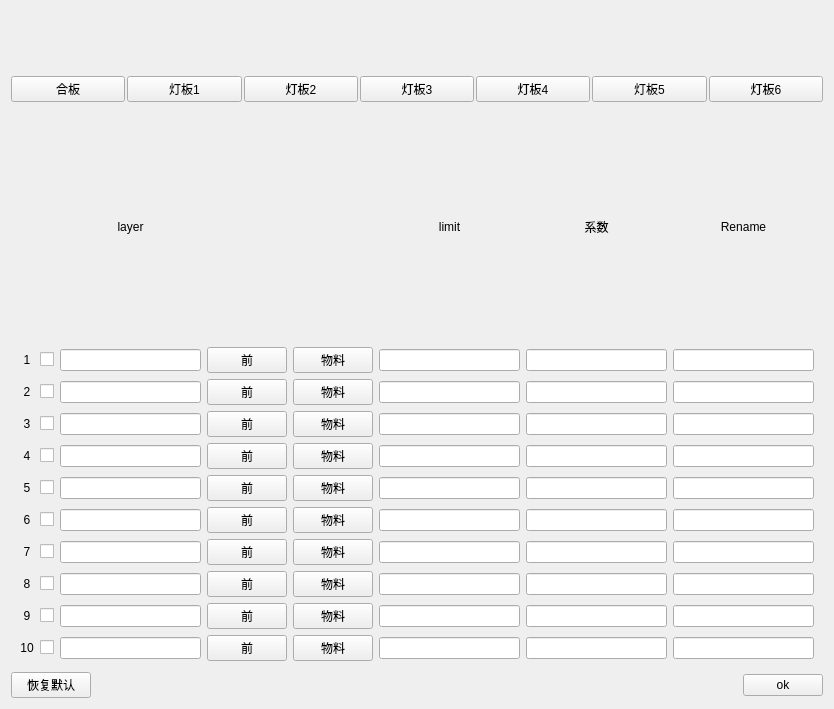
<?xml version="1.0" encoding="UTF-8"?>
<ui version="4.0">
 <class>LampBoardCfg</class>
 <widget class="QWidget" name="LampBoardCfg">
  <property name="geometry">
   <rect>
    <x>0</x>
    <y>0</y>
    <width>834</width>
    <height>709</height>
   </rect>
  </property>
  <property name="windowTitle">
   <string notr="true">Form</string>
  </property>
  <layout class="QVBoxLayout" name="verticalLayout" stretch="1,1,9,1">
   <property name="spacing">
    <number>2</number>
   </property>
   <item>
    <layout class="QHBoxLayout" name="horizontalLayout">
     <item>
      <spacer name="horizontalSpacer">
       <property name="orientation">
        <enum>Qt::Horizontal</enum>
       </property>
       <property name="sizeHint" stdset="0">
        <size>
         <width>40</width>
         <height>20</height>
        </size>
       </property>
      </spacer>
     </item>
     <item>
      <widget class="SetEditValueWidget" name="setBoardNum" native="true"/>
     </item>
     <item>
      <spacer name="horizontalSpacer_2">
       <property name="orientation">
        <enum>Qt::Horizontal</enum>
       </property>
       <property name="sizeHint" stdset="0">
        <size>
         <width>40</width>
         <height>20</height>
        </size>
       </property>
      </spacer>
     </item>
    </layout>
   </item>
   <item>
    <layout class="QHBoxLayout" name="horizontalLayout_2">
     <item>
      <widget class="QPushButton" name="pushButton_allInOne">
       <property name="text">
        <string>合板</string>
       </property>
      </widget>
     </item>
     <item>
      <widget class="QPushButton" name="pushButton">
       <property name="text">
        <string notr="true">灯板1</string>
       </property>
      </widget>
     </item>
     <item>
      <widget class="QPushButton" name="pushButton_2">
       <property name="text">
        <string notr="true">灯板2</string>
       </property>
      </widget>
     </item>
     <item>
      <widget class="QPushButton" name="pushButton_3">
       <property name="text">
        <string notr="true">灯板3</string>
       </property>
      </widget>
     </item>
     <item>
      <widget class="QPushButton" name="pushButton_4">
       <property name="text">
        <string notr="true">灯板4</string>
       </property>
      </widget>
     </item>
     <item>
      <widget class="QPushButton" name="pushButton_5">
       <property name="text">
        <string notr="true">灯板5</string>
       </property>
      </widget>
     </item>
     <item>
      <widget class="QPushButton" name="pushButton_6">
       <property name="text">
        <string notr="true">灯板6</string>
       </property>
      </widget>
     </item>
    </layout>
   </item>
   <item>
    <widget class="QWidget" name="widget_2" native="true">
     <property name="sizePolicy">
      <sizepolicy hsizetype="Preferred" vsizetype="Expanding">
       <horstretch>0</horstretch>
       <verstretch>0</verstretch>
      </sizepolicy>
     </property>
     <layout class="QGridLayout" name="gridLayout">
      <item row="10" column="1">
       <widget class="QCheckBox" name="checkBox_10">
        <property name="text">
         <string notr="true"/>
        </property>
       </widget>
      </item>
      <item row="0" column="2">
       <widget class="QLabel" name="label_layer">
        <property name="text">
         <string notr="true">layer</string>
        </property>
        <property name="alignment">
         <set>Qt::AlignCenter</set>
        </property>
       </widget>
      </item>
      <item row="0" column="5">
       <widget class="QLabel" name="label_limit">
        <property name="text">
         <string notr="true">limit</string>
        </property>
        <property name="alignment">
         <set>Qt::AlignCenter</set>
        </property>
       </widget>
      </item>
      <item row="0" column="6">
       <widget class="QLabel" name="label_coef">
        <property name="text">
         <string notr="true">系数</string>
        </property>
        <property name="alignment">
         <set>Qt::AlignCenter</set>
        </property>
       </widget>
      </item>
      <item row="0" column="7">
       <widget class="QLabel" name="label_rename">
        <property name="text">
         <string>Rename</string>
        </property>
        <property name="alignment">
         <set>Qt::AlignCenter</set>
        </property>
       </widget>
      </item>
      <item row="1" column="0">
       <widget class="QLabel" name="label">
        <property name="text">
         <string notr="true">1</string>
        </property>
        <property name="alignment">
         <set>Qt::AlignCenter</set>
        </property>
       </widget>
      </item>
      <item row="1" column="1">
       <widget class="QCheckBox" name="checkBox">
        <property name="text">
         <string notr="true"/>
        </property>
       </widget>
      </item>
      <item row="1" column="2">
       <widget class="myLineEdit" name="layerEdit">
        <property name="text">
         <string notr="true"/>
        </property>
        <property name="alignment">
         <set>Qt::AlignCenter</set>
        </property>
       </widget>
      </item>
      <item row="1" column="3">
       <widget class="QPushButton" name="viewBtn">
        <property name="text">
         <string notr="true">前</string>
        </property>
       </widget>
      </item>
      <item row="1" column="4">
       <widget class="QPushButton" name="typeBtn">
        <property name="text">
         <string notr="true">物料</string>
        </property>
       </widget>
      </item>
      <item row="1" column="5">
       <widget class="myLineEdit" name="lineEdit">
        <property name="text">
         <string notr="true"/>
        </property>
        <property name="alignment">
         <set>Qt::AlignCenter</set>
        </property>
       </widget>
      </item>
      <item row="1" column="6">
       <widget class="myLineEdit" name="coefEdit1">
        <property name="text">
         <string notr="true"/>
        </property>
        <property name="alignment">
         <set>Qt::AlignCenter</set>
        </property>
       </widget>
      </item>
      <item row="1" column="7">
       <widget class="myLineEdit" name="lineEdit_n1"/>
      </item>
      <item row="2" column="1">
       <widget class="QCheckBox" name="checkBox_2">
        <property name="text">
         <string notr="true"/>
        </property>
       </widget>
      </item>
      <item row="2" column="0">
       <widget class="QLabel" name="label_2">
        <property name="text">
         <string notr="true">2</string>
        </property>
        <property name="alignment">
         <set>Qt::AlignCenter</set>
        </property>
       </widget>
      </item>
      <item row="2" column="2">
       <widget class="myLineEdit" name="layerEdit_2">
        <property name="text">
         <string notr="true"/>
        </property>
        <property name="alignment">
         <set>Qt::AlignCenter</set>
        </property>
       </widget>
      </item>
      <item row="2" column="3">
       <widget class="QPushButton" name="viewBtn_2">
        <property name="text">
         <string notr="true">前</string>
        </property>
       </widget>
      </item>
      <item row="2" column="4">
       <widget class="QPushButton" name="typeBtn_2">
        <property name="text">
         <string notr="true">物料</string>
        </property>
       </widget>
      </item>
      <item row="2" column="7">
       <widget class="myLineEdit" name="lineEdit_n2"/>
      </item>
      <item row="2" column="5">
       <widget class="myLineEdit" name="lineEdit_2">
        <property name="text">
         <string notr="true"/>
        </property>
        <property name="alignment">
         <set>Qt::AlignCenter</set>
        </property>
       </widget>
      </item>
      <item row="6" column="4">
       <widget class="QPushButton" name="typeBtn_6">
        <property name="text">
         <string notr="true">物料</string>
        </property>
       </widget>
      </item>
      <item row="2" column="6">
       <widget class="myLineEdit" name="coefEdit2">
        <property name="text">
         <string notr="true"/>
        </property>
        <property name="alignment">
         <set>Qt::AlignCenter</set>
        </property>
       </widget>
      </item>
      <item row="3" column="1">
       <widget class="QCheckBox" name="checkBox_3">
        <property name="text">
         <string notr="true"/>
        </property>
       </widget>
      </item>
      <item row="3" column="0">
       <widget class="QLabel" name="label_3">
        <property name="text">
         <string notr="true">3</string>
        </property>
        <property name="alignment">
         <set>Qt::AlignCenter</set>
        </property>
       </widget>
      </item>
      <item row="3" column="2">
       <widget class="myLineEdit" name="layerEdit_3">
        <property name="text">
         <string notr="true"/>
        </property>
        <property name="alignment">
         <set>Qt::AlignCenter</set>
        </property>
       </widget>
      </item>
      <item row="7" column="3">
       <widget class="QPushButton" name="viewBtn_7">
        <property name="text">
         <string notr="true">前</string>
        </property>
       </widget>
      </item>
      <item row="3" column="3">
       <widget class="QPushButton" name="viewBtn_3">
        <property name="text">
         <string notr="true">前</string>
        </property>
       </widget>
      </item>
      <item row="3" column="4">
       <widget class="QPushButton" name="typeBtn_3">
        <property name="text">
         <string notr="true">物料</string>
        </property>
       </widget>
      </item>
      <item row="3" column="7">
       <widget class="myLineEdit" name="lineEdit_n3"/>
      </item>
      <item row="3" column="5">
       <widget class="myLineEdit" name="lineEdit_3">
        <property name="text">
         <string notr="true"/>
        </property>
        <property name="alignment">
         <set>Qt::AlignCenter</set>
        </property>
       </widget>
      </item>
      <item row="3" column="6">
       <widget class="myLineEdit" name="coefEdit3">
        <property name="text">
         <string notr="true"/>
        </property>
        <property name="alignment">
         <set>Qt::AlignCenter</set>
        </property>
       </widget>
      </item>
      <item row="4" column="1">
       <widget class="QCheckBox" name="checkBox_4">
        <property name="text">
         <string notr="true"/>
        </property>
       </widget>
      </item>
      <item row="4" column="0">
       <widget class="QLabel" name="label_4">
        <property name="text">
         <string notr="true">4</string>
        </property>
        <property name="alignment">
         <set>Qt::AlignCenter</set>
        </property>
       </widget>
      </item>
      <item row="4" column="3">
       <widget class="QPushButton" name="viewBtn_4">
        <property name="text">
         <string notr="true">前</string>
        </property>
       </widget>
      </item>
      <item row="4" column="4">
       <widget class="QPushButton" name="typeBtn_4">
        <property name="text">
         <string notr="true">物料</string>
        </property>
       </widget>
      </item>
      <item row="4" column="2">
       <widget class="myLineEdit" name="layerEdit_4">
        <property name="text">
         <string notr="true"/>
        </property>
        <property name="alignment">
         <set>Qt::AlignCenter</set>
        </property>
       </widget>
      </item>
      <item row="4" column="7">
       <widget class="myLineEdit" name="lineEdit_n4"/>
      </item>
      <item row="4" column="5">
       <widget class="myLineEdit" name="lineEdit_4">
        <property name="text">
         <string notr="true"/>
        </property>
        <property name="alignment">
         <set>Qt::AlignCenter</set>
        </property>
       </widget>
      </item>
      <item row="4" column="6">
       <widget class="myLineEdit" name="coefEdit4">
        <property name="text">
         <string notr="true"/>
        </property>
        <property name="alignment">
         <set>Qt::AlignCenter</set>
        </property>
       </widget>
      </item>
      <item row="5" column="1">
       <widget class="QCheckBox" name="checkBox_5">
        <property name="text">
         <string notr="true"/>
        </property>
       </widget>
      </item>
      <item row="5" column="0">
       <widget class="QLabel" name="label_5">
        <property name="text">
         <string notr="true">5</string>
        </property>
        <property name="alignment">
         <set>Qt::AlignCenter</set>
        </property>
       </widget>
      </item>
      <item row="5" column="3">
       <widget class="QPushButton" name="viewBtn_5">
        <property name="text">
         <string notr="true">前</string>
        </property>
       </widget>
      </item>
      <item row="5" column="4">
       <widget class="QPushButton" name="typeBtn_5">
        <property name="text">
         <string notr="true">物料</string>
        </property>
       </widget>
      </item>
      <item row="5" column="2">
       <widget class="myLineEdit" name="layerEdit_5">
        <property name="text">
         <string notr="true"/>
        </property>
        <property name="alignment">
         <set>Qt::AlignCenter</set>
        </property>
       </widget>
      </item>
      <item row="5" column="7">
       <widget class="myLineEdit" name="lineEdit_n5"/>
      </item>
      <item row="5" column="5">
       <widget class="myLineEdit" name="lineEdit_5">
        <property name="text">
         <string notr="true"/>
        </property>
        <property name="alignment">
         <set>Qt::AlignCenter</set>
        </property>
       </widget>
      </item>
      <item row="5" column="6">
       <widget class="myLineEdit" name="coefEdit5">
        <property name="text">
         <string notr="true"/>
        </property>
        <property name="alignment">
         <set>Qt::AlignCenter</set>
        </property>
       </widget>
      </item>
      <item row="6" column="1">
       <widget class="QCheckBox" name="checkBox_6">
        <property name="text">
         <string notr="true"/>
        </property>
       </widget>
      </item>
      <item row="6" column="0">
       <widget class="QLabel" name="label_6">
        <property name="text">
         <string notr="true">6</string>
        </property>
        <property name="alignment">
         <set>Qt::AlignCenter</set>
        </property>
       </widget>
      </item>
      <item row="6" column="3">
       <widget class="QPushButton" name="viewBtn_6">
        <property name="text">
         <string notr="true">前</string>
        </property>
       </widget>
      </item>
      <item row="6" column="2">
       <widget class="myLineEdit" name="layerEdit_6">
        <property name="text">
         <string notr="true"/>
        </property>
        <property name="alignment">
         <set>Qt::AlignCenter</set>
        </property>
       </widget>
      </item>
      <item row="6" column="7">
       <widget class="myLineEdit" name="lineEdit_n6"/>
      </item>
      <item row="6" column="5">
       <widget class="myLineEdit" name="lineEdit_6">
        <property name="text">
         <string notr="true"/>
        </property>
        <property name="alignment">
         <set>Qt::AlignCenter</set>
        </property>
       </widget>
      </item>
      <item row="6" column="6">
       <widget class="myLineEdit" name="coefEdit6">
        <property name="text">
         <string notr="true"/>
        </property>
        <property name="alignment">
         <set>Qt::AlignCenter</set>
        </property>
       </widget>
      </item>
      <item row="7" column="1">
       <widget class="QCheckBox" name="checkBox_7">
        <property name="text">
         <string notr="true"/>
        </property>
       </widget>
      </item>
      <item row="7" column="2">
       <widget class="myLineEdit" name="layerEdit_7">
        <property name="text">
         <string notr="true"/>
        </property>
        <property name="alignment">
         <set>Qt::AlignCenter</set>
        </property>
       </widget>
      </item>
      <item row="7" column="0">
       <widget class="QLabel" name="label_7">
        <property name="text">
         <string notr="true">7</string>
        </property>
        <property name="alignment">
         <set>Qt::AlignCenter</set>
        </property>
       </widget>
      </item>
      <item row="7" column="4">
       <widget class="QPushButton" name="typeBtn_7">
        <property name="text">
         <string notr="true">物料</string>
        </property>
       </widget>
      </item>
      <item row="7" column="7">
       <widget class="myLineEdit" name="lineEdit_n7"/>
      </item>
      <item row="7" column="5">
       <widget class="myLineEdit" name="lineEdit_7">
        <property name="text">
         <string notr="true"/>
        </property>
        <property name="alignment">
         <set>Qt::AlignCenter</set>
        </property>
       </widget>
      </item>
      <item row="7" column="6">
       <widget class="myLineEdit" name="coefEdit7">
        <property name="text">
         <string notr="true"/>
        </property>
        <property name="alignment">
         <set>Qt::AlignCenter</set>
        </property>
       </widget>
      </item>
      <item row="8" column="1">
       <widget class="QCheckBox" name="checkBox_8">
        <property name="text">
         <string notr="true"/>
        </property>
       </widget>
      </item>
      <item row="8" column="0">
       <widget class="QLabel" name="label_8">
        <property name="text">
         <string notr="true">8</string>
        </property>
        <property name="alignment">
         <set>Qt::AlignCenter</set>
        </property>
       </widget>
      </item>
      <item row="8" column="3">
       <widget class="QPushButton" name="viewBtn_8">
        <property name="text">
         <string notr="true">前</string>
        </property>
       </widget>
      </item>
      <item row="8" column="2">
       <widget class="myLineEdit" name="layerEdit_8">
        <property name="text">
         <string notr="true"/>
        </property>
        <property name="alignment">
         <set>Qt::AlignCenter</set>
        </property>
       </widget>
      </item>
      <item row="8" column="4">
       <widget class="QPushButton" name="typeBtn_8">
        <property name="text">
         <string notr="true">物料</string>
        </property>
       </widget>
      </item>
      <item row="8" column="5">
       <widget class="myLineEdit" name="lineEdit_8">
        <property name="text">
         <string notr="true"/>
        </property>
        <property name="alignment">
         <set>Qt::AlignCenter</set>
        </property>
       </widget>
      </item>
      <item row="8" column="6">
       <widget class="myLineEdit" name="coefEdit8">
        <property name="text">
         <string notr="true"/>
        </property>
        <property name="alignment">
         <set>Qt::AlignCenter</set>
        </property>
       </widget>
      </item>
      <item row="8" column="7">
       <widget class="myLineEdit" name="lineEdit_n8"/>
      </item>
      <item row="9" column="0">
       <widget class="QLabel" name="label_9">
        <property name="text">
         <string notr="true">9</string>
        </property>
        <property name="alignment">
         <set>Qt::AlignCenter</set>
        </property>
       </widget>
      </item>
      <item row="9" column="1">
       <widget class="QCheckBox" name="checkBox_9">
        <property name="text">
         <string notr="true"/>
        </property>
       </widget>
      </item>
      <item row="9" column="2">
       <widget class="myLineEdit" name="layerEdit_9">
        <property name="text">
         <string notr="true"/>
        </property>
        <property name="alignment">
         <set>Qt::AlignCenter</set>
        </property>
       </widget>
      </item>
      <item row="9" column="3">
       <widget class="QPushButton" name="viewBtn_9">
        <property name="text">
         <string notr="true">前</string>
        </property>
       </widget>
      </item>
      <item row="9" column="4">
       <widget class="QPushButton" name="typeBtn_9">
        <property name="text">
         <string notr="true">物料</string>
        </property>
       </widget>
      </item>
      <item row="9" column="5">
       <widget class="myLineEdit" name="lineEdit_9">
        <property name="text">
         <string notr="true"/>
        </property>
        <property name="alignment">
         <set>Qt::AlignCenter</set>
        </property>
       </widget>
      </item>
      <item row="9" column="6">
       <widget class="myLineEdit" name="coefEdit9">
        <property name="text">
         <string notr="true"/>
        </property>
        <property name="alignment">
         <set>Qt::AlignCenter</set>
        </property>
       </widget>
      </item>
      <item row="9" column="7">
       <widget class="myLineEdit" name="lineEdit_n9"/>
      </item>
      <item row="10" column="0">
       <widget class="QLabel" name="label_10">
        <property name="text">
         <string notr="true">10</string>
        </property>
        <property name="alignment">
         <set>Qt::AlignCenter</set>
        </property>
       </widget>
      </item>
      <item row="10" column="2">
       <widget class="myLineEdit" name="layerEdit_10">
        <property name="text">
         <string notr="true"/>
        </property>
        <property name="alignment">
         <set>Qt::AlignCenter</set>
        </property>
       </widget>
      </item>
      <item row="10" column="3">
       <widget class="QPushButton" name="viewBtn_10">
        <property name="text">
         <string notr="true">前</string>
        </property>
       </widget>
      </item>
      <item row="10" column="4">
       <widget class="QPushButton" name="typeBtn_10">
        <property name="text">
         <string notr="true">物料</string>
        </property>
       </widget>
      </item>
      <item row="10" column="5">
       <widget class="myLineEdit" name="lineEdit_10">
        <property name="text">
         <string notr="true"/>
        </property>
        <property name="alignment">
         <set>Qt::AlignCenter</set>
        </property>
       </widget>
      </item>
      <item row="10" column="6">
       <widget class="myLineEdit" name="coefEdit10">
        <property name="text">
         <string notr="true"/>
        </property>
        <property name="alignment">
         <set>Qt::AlignCenter</set>
        </property>
       </widget>
      </item>
      <item row="10" column="7">
       <widget class="myLineEdit" name="lineEdit_n10"/>
      </item>
     </layout>
    </widget>
   </item>
   <item>
    <layout class="QHBoxLayout" name="horizontalLayout_3">
     <item>
      <widget class="QPushButton" name="restoreBtn">
       <property name="text">
        <string notr="true">恢复默认</string>
       </property>
      </widget>
     </item>
     <item>
      <spacer name="horizontalSpacer_3">
       <property name="orientation">
        <enum>Qt::Horizontal</enum>
       </property>
       <property name="sizeHint" stdset="0">
        <size>
         <width>40</width>
         <height>20</height>
        </size>
       </property>
      </spacer>
     </item>
     <item>
      <widget class="QPushButton" name="okbtn">
       <property name="text">
        <string notr="true">ok</string>
       </property>
      </widget>
     </item>
    </layout>
   </item>
  </layout>
 </widget>
 <customwidgets>
  <customwidget>
   <class>myLineEdit</class>
   <extends>QLineEdit</extends>
   <header location="global">mysortwidget/mylineedit.h</header>
  </customwidget>
  <customwidget>
   <class>SetEditValueWidget</class>
   <extends>QWidget</extends>
   <header location="global">mysortwidget/seteditvaluewidget.h</header>
   <container>1</container>
  </customwidget>
 </customwidgets>
 <resources/>
 <connections/>
</ui>
